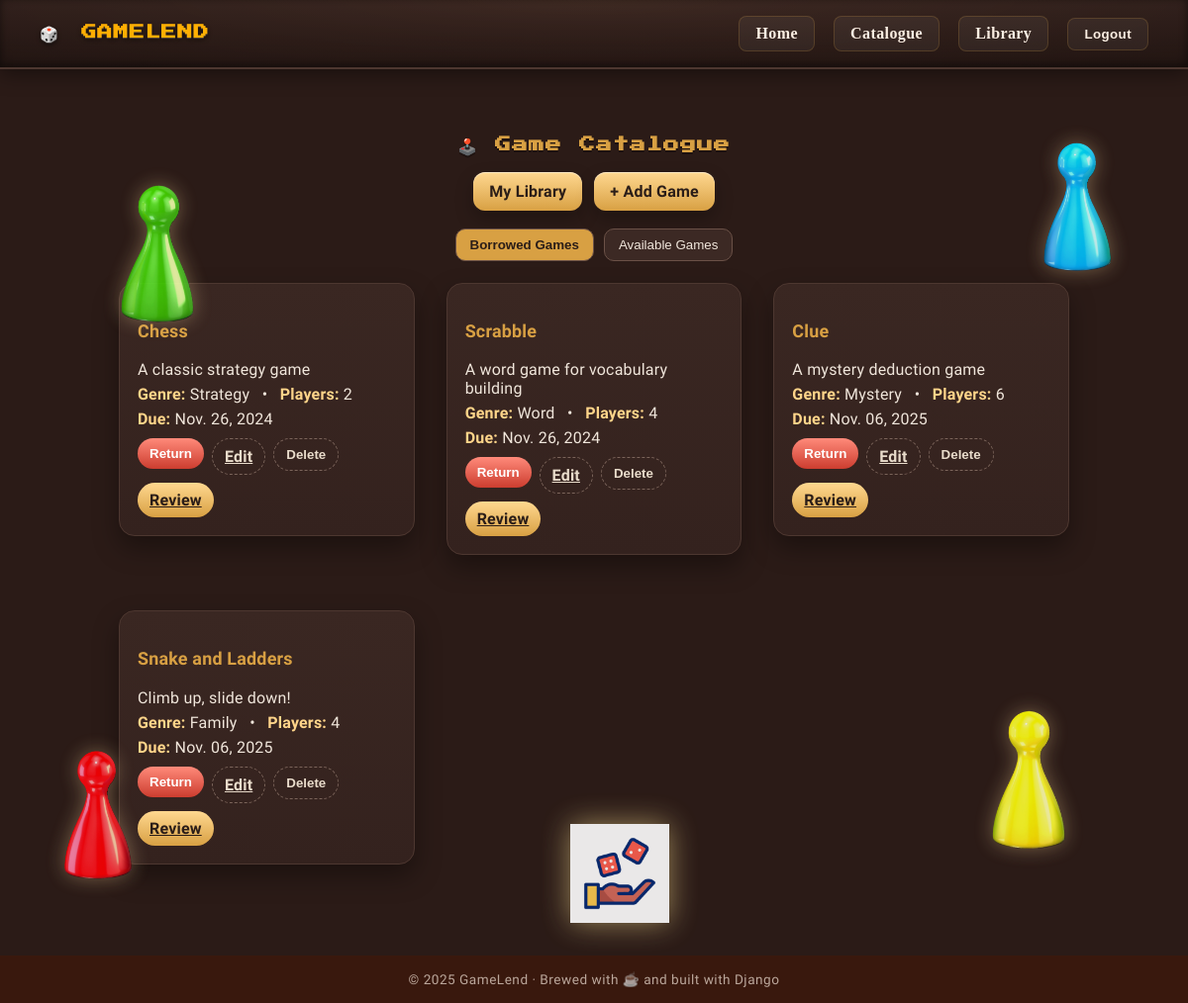
Before: /games/ (signed in) with the older database file.
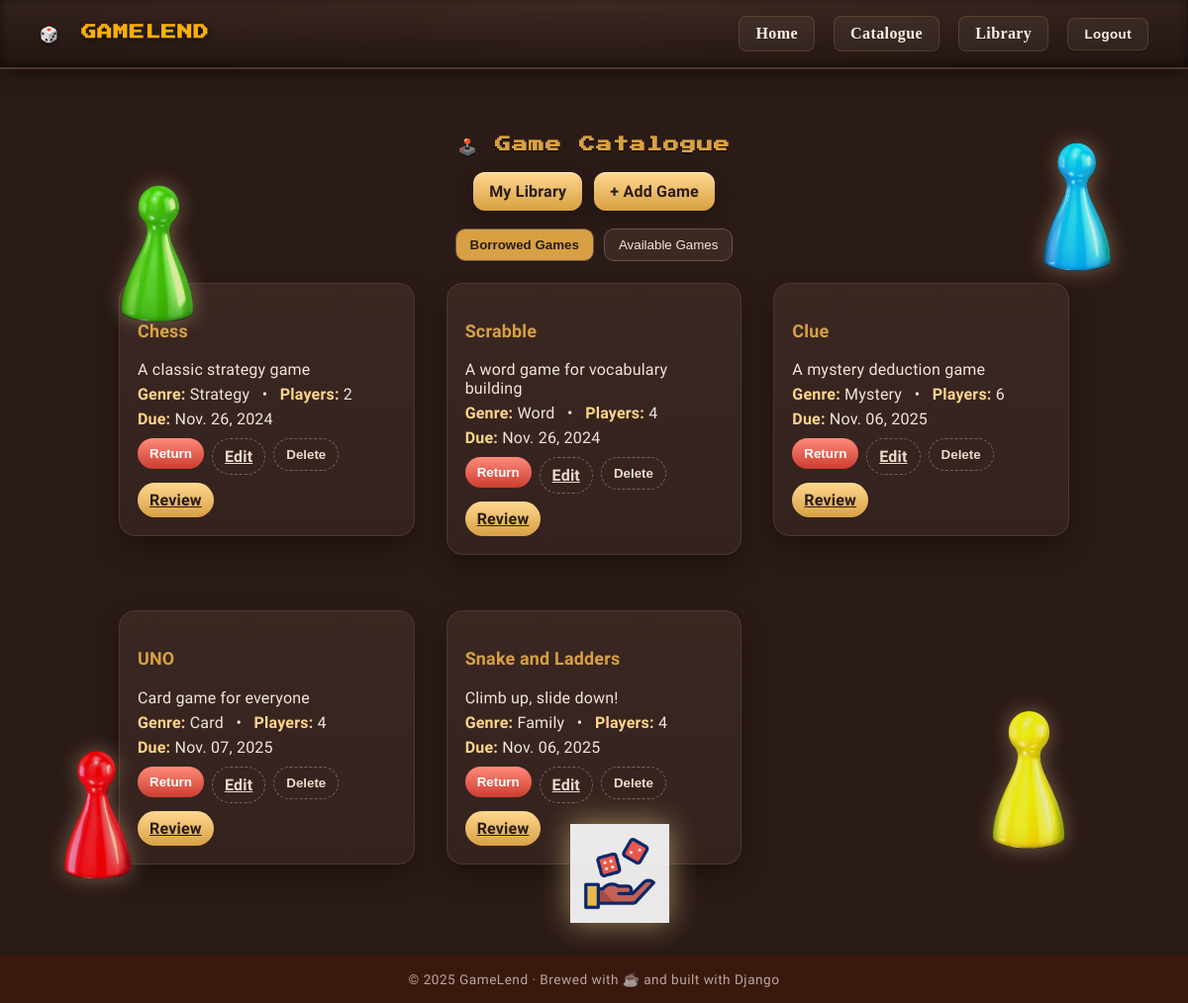
After: the same page with the newer database file.
### games/models.py (models this page shows, shortened)
class BoardGame(models.Model):
    title = models.CharField(max_length=100)
    description = models.TextField()
    genre = models.CharField(max_length=50)
    player_count = models.IntegerField()
    borrowed_by = models.ForeignKey(User, on_delete=models.SET_NULL, null=True, blank=True, related_name='borrowed_games')
    borrowed_date = models.DateField(null=True, blank=True)
    due_date = models.DateField(null=True, blank=True)
    return_date = models.DateTimeField(null=True, blank=True)
    is_available = models.BooleanField(default=True)  # Indicates if the game is available for borrowing

### games/views.py (the view)
# urls.py: path('', views.game_list, name='game_list'),
@login_required
def game_list(request):
    available_games = BoardGame.objects.filter(is_available=True)
    borrowed_games = BoardGame.objects.filter(is_available=False)
    return render(request, 'games/game_list.html', {
        'available_games': available_games,
        'borrowed_games': borrowed_games,
    })

### games/templates/games/game_list.html (shortened to what this page needs)
{% extends "games/base.html" %}
{% block content %}
<div class="wrap">
  <h2>🕹️ Game Catalogue</h2>
  <div class="actions-top">
    <a class="btn" href="{% url 'profile' %}">My Library</a>
    {% if user.is_authenticated %}
      <a class="btn" href="{% url 'add_game' %}">+ Add Game</a>
    {% endif %}
  </div>
  <div class="toggle">
    <button id="borrowed-btn" class="active">Borrowed Games</button>
    <button id="available-btn">Available Games</button>
  </div>
  <section id="borrowed" class="tab">
    {% if borrowed_games %}
      <div class="grid">
        {% for game in borrowed_games %}
          <article class="card">
            <h3><a href="{% url 'game_detail' game.id %}">{{ game.title }}</a></h3>
            <p class="meta">{{ game.description }}</p>
            <p class="meta"><strong>Genre:</strong> {{ game.genre }} &nbsp; • &nbsp; <strong>Players:</strong> {{ game.player_count }}</p>
            <p class="meta"><strong>Due:</strong> {{ game.due_date|date:"M. d, Y" }}</p>
            <div class="row-actions">
              <form
                action="{% url 'return_game' game.id %}" method="post" class="return-form"
                data-borrower="{{ game.borrowed_by.username|default_if_none:'someone else' }}"
                data-current-user="{{ user.username }}"
              >
                <button class="chip chip--danger" type="submit">Return</button>
              </form>
              <a class="chip chip--ghost" href="{% url 'edit_game' game.id %}">Edit</a>
              <form action="{% url 'delete_game' game.id %}" method="post">{% csrf_token %}<button class="chip chip--ghost" type="submit">Delete</button></form>
              <a class="chip chip--primary" href="{% url 'add_review' game.id %}">Review</a>
            </div>
          </article>
        {% endfor %}
      </div>
    {% else %}
      <p class="meta" style="text-align:center;opacity:.8;">No borrowed games right now.</p>
    {% endif %}
  </section>
</div>
{% endblock %}

Changed rows visible on the page:
now on this page (row edited): BoardGame: title "UNO", description "Card game for everyone", genre "Card", player_count "4", due_date "Nov. 07, 2025"
